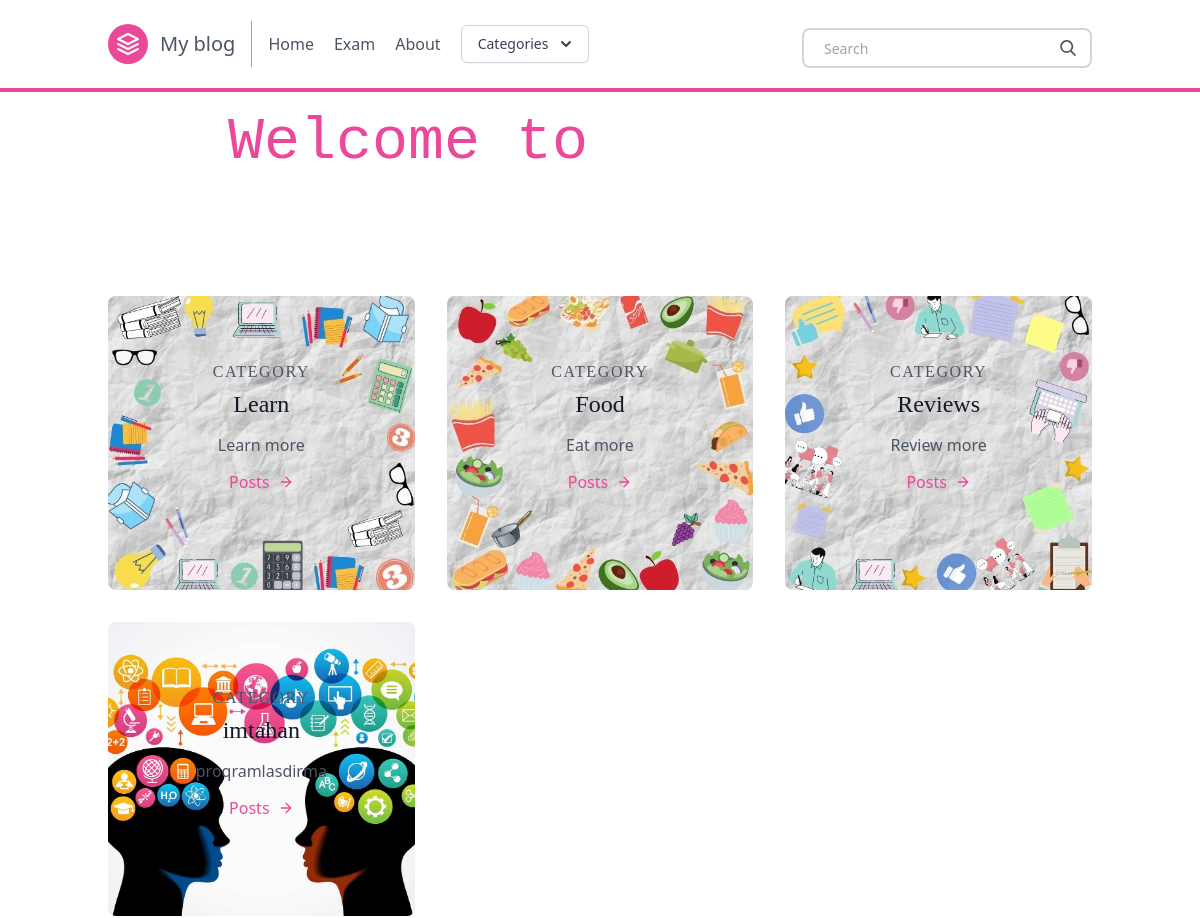
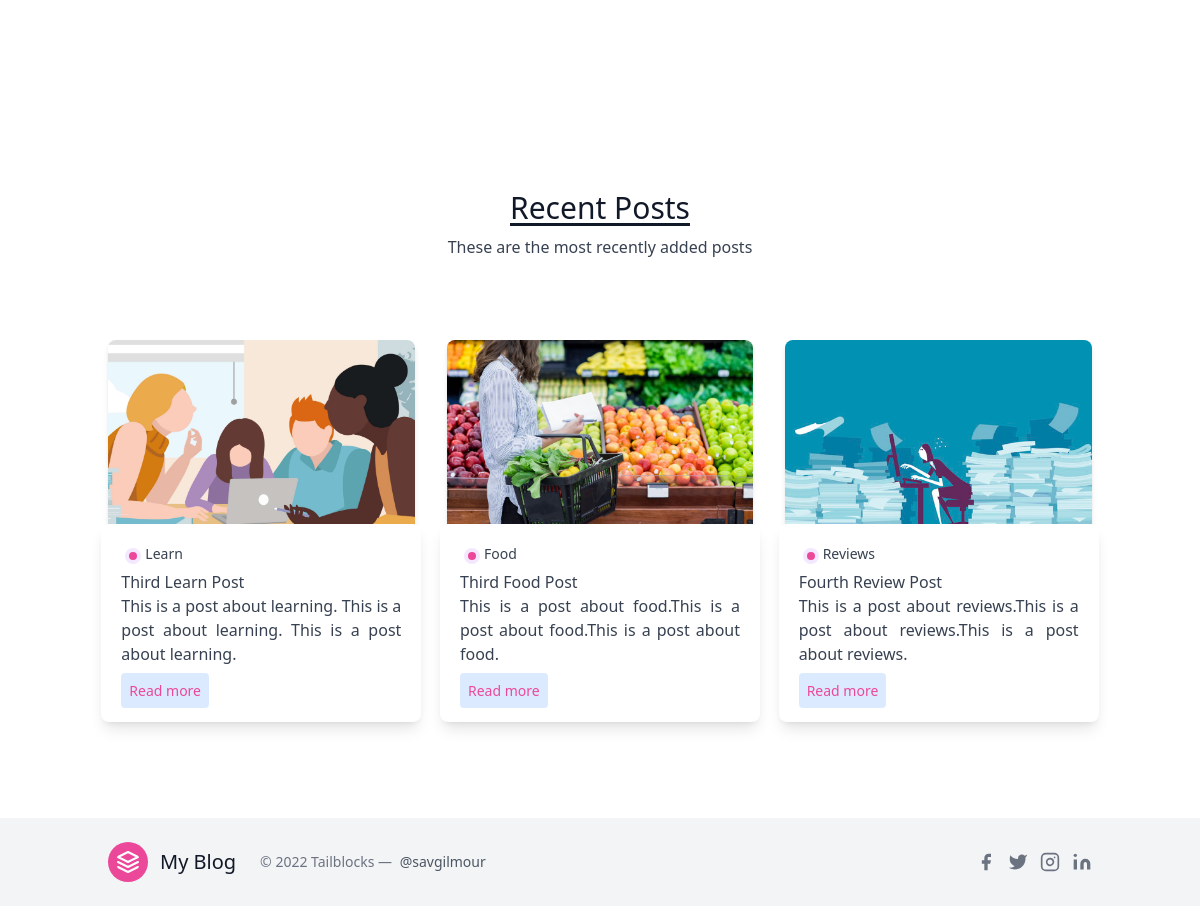
The page / on the database its author committed (2 pictures, top to bottom).
### posts/models.py (models this page shows, shortened)
class Category(models.Model):
    title = models.CharField(max_length=20)
    subtitle = models.CharField(max_length=20)
    slug = models.SlugField()
    thumbnail = models.ImageField()

class Post(models.Model):
    title = models.CharField(max_length=100)
    slug = models.SlugField()
    overview = models.TextField()
    timestamp = models.DateTimeField(auto_now_add=True)
    content = models.TextField()
    author = models.ForeignKey(Author, on_delete=models.CASCADE)
    thumbnail = models.ImageField()
    categories = models.ManyToManyField(Category)
    featured = models.BooleanField()
    views = models.IntegerField(default=0)
    tags = TaggableManager()

### posts/views.py (the view)
# urls.py: path('', homepage, name = 'homepage'),
def homepage (request):
    categories = Category.objects.all()
    featured = Post.objects.filter(featured=True)
    latest = Post.objects.order_by('-timestamp')[0:3]
    context= {
        'object_list': featured,
        'latest': latest,
        'categories':categories,
    }
    return render(request, 'homepage.html',context)

### posts/templatetags/markdown_extras.py (called while the page is built)
@register.simple_tag
def get_categories():
    return Category.objects.all()

### templates/homepage.html (shortened to what this page needs)
{% extends 'base.html' %}
{% block content %}
    <div class="w-full bg-cover bg-center" >
      <div class="py-5 flex items-center justify-center h-full w-full">
        <h1 class="mb-2 font-mono text-4xl text-pink-500 md:text-6xl">
          Welcome to <br class="block md:hidden" />
          <span class="relative">
            <span class="h-20 pt-2 overflow-x-hidden whitespace-nowrap text-brand-accent">
              MY BLOG <span class="text-3xl md:text-5xl">👋</span>
            </span>
            <span
              class="cursor absolute -bottom-0 left-0 -top-1 inline-block bg-white w-full animate-type will-change"
            ></span>
          </span>
        </h1>
      </div>
    </div>
    <section class="text-gray-600 body-font ">
        <div class="container px-5 py-24 mx-auto">
          <div class="flex flex-wrap -m-4">
            {% for category in categories %}
            <div class="p-4 lg:w-1/3">
              <div class="transition ease-in-out delay-150 bg-blue-500 hover:-translate-y-1 hover:scale-110 hover:bg-indigo-500 duration-300 w-full bg-cover bg-center bg-gray-300 rounded-lg " style="background-image: url('{{ category.thumbnail.url }}')">
                <div class="h-full bg-white-900 bg-opacity-40 hover:bg-opacity-70 transition duration-300 ease-in-out px-8 pt-16 pb-24 rounded-lg overflow-hidden text-center relative">
                <h2 class="tracking-widest text-1xl title-font font-serif text-black-800 mb-1">
                  CATEGORY</h2>
                <h1 class="title-font sm:text-2xl text-xl font-serif text-gray-900 mb-3">
                  {{ category.title }}</h1>
                <p class="leading-relaxed mb-3">
                  {{ category.subtitle }}</p>
                <a href="{% url 'postlist' category.slug %}" class="rounded-lg hover:bg-pink-200 text-pink-500 inline-flex items-center">
                  Posts
                  <svg class="w-4 h-4 ml-2" viewBox="0 0 24 24" stroke="currentColor" stroke-width="2" fill="none" stroke-linecap="round" stroke-linejoin="round">
                    <path d="M5 12h14"></path>
                    <path d="M12 5l7 7-7 7"></path>
                  </svg>
                </a>
              </div>
              </div>
            </div>
            {% endfor %}
          </div>
        </div>
    </section>
<section class="blog text-gray-700 body-font">
      <div class="container px-5 py-24 mx-auto">
        <div class="flex flex-wrap w-full mb-20 flex-col items-center text-center">
          <h1 class="sm:text-3xl text-2xl font-medium title-font mb-2 text-gray-900 underline underline-offset-4">
            Recent Posts</h1>
          <p class="lg:w-1/2 w-full leading-relaxed text-base">
            These are the most recently added posts</p>
        </div>
        <div class="flex flex-wrap sm:-m-4 -mx-4 -mb-10 -mt-4">
          {% for obj in object_list %}
          <div class="p-4 md:w-1/3 md:mb-0 mb-6 flex flex-col justify-center items-center max-w-sm mx-auto">
            <div class="bg-gray-300 h-56 w-full rounded-lg shadow-md bg-cover bg-center"
            style="background-image: url('{{ obj.thumbnail.url }}')">
          </div>
            <div class=" w-70 bg-white -mt-10 shadow-lg rounded-lg overflow-hidden p-5">
              <div class="header-content inline-flex ">
                <div class="category-badge flex-1  h-4 w-4 m rounded-full m-1 bg-purple-100">
                  <div class="h-2 w-2 rounded-full m-1 bg-pink-500 " ></div>
                </div>
                {% for category in obj.categories.all %}
                <div class="category-title flex-1 text-sm">
                  {{ category.title }}
                </div>
                {% endfor %}
              </div>
                <div class="title-post font-medium">
                {{ obj.title }}
                </div>
                <div class="summary-post text-base text-justify">
                  {{ obj.overview }}
                </div>
                <div class="mt-3">
                <a href="{% url 'post' obj.slug %}" class="bg-blue-100 text-pink-500 rounded p-2 text-sm ">
                  Read more
                </a>
              </div>
            </div>
          </div>
          {% endfor %}
        </div>
      </div>
</section>
{% endblock content %}

### templates/homepage.html (style rules this page uses)
.cursor::after { display: block; content: ''; position: absolute; width: 4px; height: 100%; background-color: #fff; animation: cursor .6s linear infinite alternate; will-change: opacity; }
.w-70 { width: 20rem; }

### rows shown on the page
Category: thumbnail (picture), title "Learn", subtitle "Learn more"
Category: thumbnail (picture), title "Food", subtitle "Eat more"
Category: thumbnail (picture), title "Reviews", subtitle "Review more"
Category: thumbnail (picture), title "imtahan", subtitle "proqramlasdirma"
Post: thumbnail (picture), title "Third Learn Post", overview "This is a post about learning. This is a post about learning. This is a post about learning."
Post: thumbnail (picture), title "Third Food Post", overview "This is a post about food.This is a post about food.This is a post about food."
Post: thumbnail (picture), title "Fourth Review Post", overview "This is a post about reviews.This is a post about reviews.This is a post about reviews."
